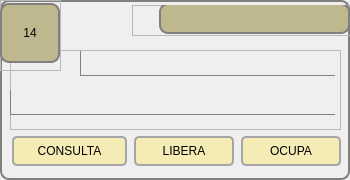
        <widget class="QGroupBox" name="groupBox_15">
         <property name="minimumSize">
          <size>
           <width>350</width>
           <height>180</height>
          </size>
         </property>
         <property name="maximumSize">
          <size>
           <width>350</width>
           <height>180</height>
          </size>
         </property>
         <property name="styleSheet">
          <string notr="true">QPushButton{
	border: 2px solid;
    border-radius: 5px;
	border-color: rgb(166, 166, 166);
	font: 11pt &quot;Arial&quot;; 
	background-color: rgb(245, 235, 181);		
}

QPushButton::hover{
    border: 1px solid gray;
    border-radius: 6px;
	font: Bold 11pt &quot;Arial&quot;; 
	background-color:rgb(191, 183, 141);		
}

QGroupBox{
    background-color: qlineargradient(x1: 0, y1: 0, x2: 0, y2: 1,
                                      stop: 0 #E0E0E0, stop: 1 #FFFFFF);
    border: 2px solid gray;
    border-radius: 9px;
    margin-top: 1ex; /* leave space at the top for the title */
}</string>
         </property>
         <property name="title">
          <string/>
         </property>
         <widget class="QWidget" name="layoutWidget_15">
          <property name="geometry">
           <rect>
            <x>11</x>
            <y>135</y>
            <width>331</width>
            <height>32</height>
           </rect>
          </property>
          <layout class="QHBoxLayout" name="horizontalLayout_16">
           <item>
            <widget class="QPushButton" name="btn_consulta_14">
             <property name="minimumSize">
              <size>
               <width>115</width>
               <height>30</height>
              </size>
             </property>
             <property name="maximumSize">
              <size>
               <width>105</width>
               <height>30</height>
              </size>
             </property>
             <property name="text">
              <string>CONSULTA</string>
             </property>
            </widget>
           </item>
           <item>
            <widget class="QPushButton" name="btn_libera_14">
             <property name="minimumSize">
              <size>
               <width>100</width>
               <height>30</height>
              </size>
             </property>
             <property name="maximumSize">
              <size>
               <width>100</width>
               <height>30</height>
              </size>
             </property>
             <property name="text">
              <string>LIBERA</string>
             </property>
            </widget>
           </item>
           <item>
            <widget class="QPushButton" name="btn_ocupa_14">
             <property name="minimumSize">
              <size>
               <width>100</width>
               <height>30</height>
              </size>
             </property>
             <property name="maximumSize">
              <size>
               <width>100</width>
               <height>30</height>
              </size>
             </property>
             <property name="text">
              <string>OCUPA</string>
             </property>
            </widget>
           </item>
          </layout>
         </widget>
         <widget class="QFrame" name="frame_42">
          <property name="geometry">
           <rect>
            <x>10</x>
            <y>50</y>
            <width>331</width>
            <height>80</height>
           </rect>
          </property>
          <property name="styleSheet">
           <string notr="true">QLabel{
	border: 1px solid;
	border-right-color: transparent;
	border-top-color: transparent;
	border-left-color: gray;
	border-bottom-color: gray;
	font: Bold Italic 12pt &quot;Courier&quot;;

}
</string>
          </property>
          <property name="frameShape">
           <enum>QFrame::StyledPanel</enum>
          </property>
          <property name="frameShadow">
           <enum>QFrame::Raised</enum>
          </property>
          <widget class="QLabel" name="lbl_referencia_14">
           <property name="geometry">
            <rect>
             <x>0</x>
             <y>40</y>
             <width>325</width>
             <height>25</height>
            </rect>
           </property>
           <property name="text">
            <string/>
           </property>
          </widget>
          <widget class="QLabel" name="lbl_ocupa_libera_14">
           <property name="geometry">
            <rect>
             <x>70</x>
             <y>1</y>
             <width>255</width>
             <height>25</height>
            </rect>
           </property>
           <property name="text">
            <string/>
           </property>
          </widget>
         </widget>
         <widget class="QFrame" name="frame_43">
          <property name="geometry">
           <rect>
            <x>132</x>
            <y>5</y>
            <width>221</width>
            <height>31</height>
           </rect>
          </property>
          <property name="styleSheet">
           <string notr="true">QLabel{
    border: 2px solid gray;
    border-radius: 9px;
	font: Bold 15pt &quot;Arial&quot;; 
	background-color: rgb(191, 183, 141);	
}
</string>
          </property>
          <property name="frameShape">
           <enum>QFrame::StyledPanel</enum>
          </property>
          <property name="frameShadow">
           <enum>QFrame::Raised</enum>
          </property>
          <widget class="QLabel" name="lbl_estado_14">
           <property name="geometry">
            <rect>
             <x>27</x>
             <y>-2</y>
             <width>191</width>
             <height>31</height>
            </rect>
           </property>
           <property name="text">
            <string/>
           </property>
           <property name="alignment">
            <set>Qt::AlignCenter</set>
           </property>
          </widget>
         </widget>
         <widget class="QFrame" name="frame_44">
          <property name="geometry">
           <rect>
            <x>0</x>
            <y>0</y>
            <width>61</width>
            <height>71</height>
           </rect>
          </property>
          <property name="styleSheet">
           <string notr="true">QLabel{
    border: 2px solid gray;
    border-radius: 9px;
	font: Bold 25pt &quot;Arial&quot;; 
	background-color: rgb(191, 183, 141);	
}
</string>
          </property>
          <property name="frameShape">
           <enum>QFrame::StyledPanel</enum>
          </property>
          <property name="frameShadow">
           <enum>QFrame::Raised</enum>
          </property>
          <widget class="QLabel" name="label_14">
           <property name="geometry">
            <rect>
             <x>0</x>
             <y>3</y>
             <width>60</width>
             <height>60</height>
            </rect>
           </property>
           <property name="text">
            <string>14</string>
           </property>
           <property name="alignment">
            <set>Qt::AlignCenter</set>
           </property>
          </widget>
         </widget>
        </widget>
